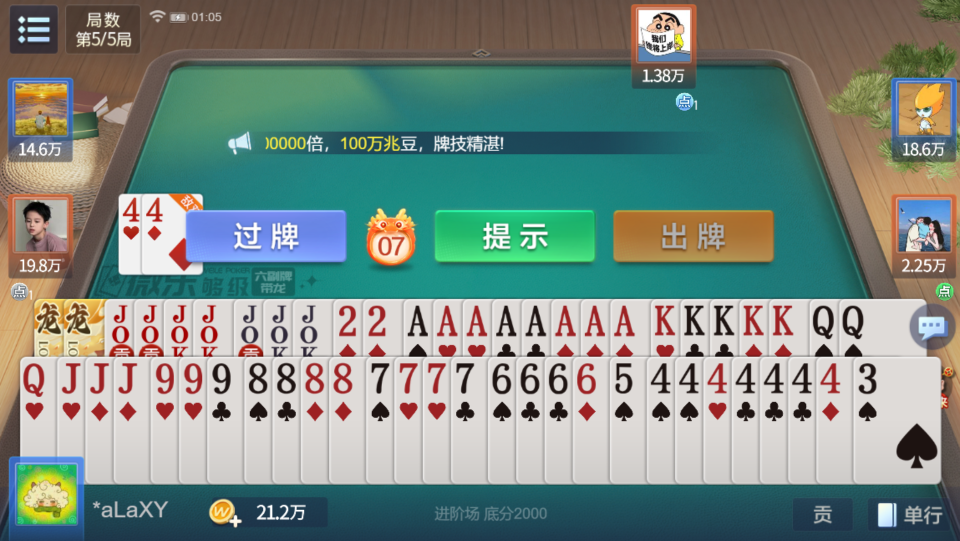
#> input picture test_window_capture2.png, 1919 x 1082 px (shown at 1/2 size); its folder holds only this picture in this run
$ python -i detector.py   (imports and definitions only)   (Python 2 division)
#> lines starting #> are read from the running program, lines starting #| are printed output that depends on the picture
import cv2
import numpy as np
import os
from config import BASE_W, BASE_H

class CardDetector:
    def __init__(self, template_dir="templates"):
        self.templates = {}
        self.ying_template = None
        self.min_gap = 20
        self._load_templates(template_dir)

    def _load_templates(self, path):
        if not os.path.exists(path): return
        for file in os.listdir(path):
            if not file.endswith('.png'): continue
            name = os.path.splitext(file)[0].upper()
            img = cv2.imread(os.path.join(path, file))
            if img is None: continue

            if name == "YING":
                self.ying_template = img
            else:
                gray = cv2.cvtColor(img, cv2.COLOR_BGR2GRAY)
                _, thresh = cv2.threshold(gray, 127, 255, cv2.THRESH_BINARY)
                self.templates[name] = thresh

    # [66 lines left out: functions _identify_joker, detect_player_cards, not called in this run]

    def detect_my_hands(self, raw_frame, debug=False):
        import cv2
        import numpy as np
        import config

        # 1. 区域截取与高质量缩放
        BASE_W, BASE_H = getattr(config, 'BASE_W', 1458), getattr(config, 'BASE_H', 820)
        # 【关键修改】：使用 INTER_LANCZOS4 保证拉伸后的数字边缘依然锐利
        std_frame = cv2.resize(raw_frame, (BASE_W, BASE_H), interpolation=cv2.INTER_LANCZOS4)

        rx, ry, rw, rh = 0.0, 0.52, 1.0, 0.45
        x, y, w, h = int(rx * BASE_W), int(ry * BASE_H), int(rw * BASE_W), int(rh * BASE_H)
        roi_raw = std_frame[y:y + h, x:x + w]

        debug_canvas = roi_raw.copy() if debug else None

        # 预生成缩放图
        roi_110 = cv2.resize(roi_raw, (int(w / 1.1), int(h / 1.1)), interpolation=cv2.INTER_LANCZOS4)
        roi_125 = cv2.resize(roi_raw, (int(w / 1.25), int(h / 1.25)), interpolation=cv2.INTER_LANCZOS4)

        results = {}
        # 【关键修改】：间距压到 10 像素，专门对付叠在一起的 4, 5, 6
        HAND_MIN_GAP = 10

        for name, temp in self.templates.items():
            if name == "YING":
                continue

            is_joker = (name == "JOKER")
            scale = 1.25 if is_joker else 1.1
            work_roi = roi_125 if is_joker else roi_110

            # 【关键修改】：全员降门槛。只要像数字，统统算进来
            current_threshold = 0.65 if not is_joker else 0.70

            best_loc = None
            # 增加一个更宽的二值化搜索范围
            for thresh_val in [140, 125, 155, 110]:
                work_gray = cv2.cvtColor(work_roi, cv2.COLOR_BGR2GRAY)
                _, work_bin = cv2.threshold(work_gray, thresh_val, 255, cv2.THRESH_BINARY)

                res = cv2.matchTemplate(work_bin, temp, cv2.TM_CCOEFF_NORMED)
                loc = np.where(res >= current_threshold)

                if len(loc[0]) > 0:
                    best_loc = loc
                    break

            if best_loc is not None:
                pts = sorted(zip(*best_loc[::-1]), key=lambda p: p[0])
                last_x = -100
                for pt in pts:
                    if abs(pt[0] - last_x) >= (HAND_MIN_GAP / scale):
                        tw, th = temp.shape[1], temp.shape[0]
                        display_name = "10" if name == "0" else name

                        if debug:
                            color = (0, 255, 0)
                            if is_joker:
                                display_name = self._identify_joker(work_roi, pt, tw, th)
                                color = (0, 0, 255) if "red" in display_name else (255, 0, 255)

                            draw_x = int(pt[0] * scale)
                            draw_y = int(pt[1] * scale)
                            cv2.rectangle(debug_canvas, (draw_x, draw_y),
                                          (draw_x + int(tw * scale), draw_y + int(th * scale)), color, 2)
                            cv2.putText(debug_canvas, display_name, (draw_x, draw_y - 5),
                                        cv2.FONT_HERSHEY_SIMPLEX, 0.5, color, 1)

                        results[display_name] = results.get(display_name, 0) + 1
                        last_x = pt[0]

                        # 如果开启了调试模式，把框画在 canvas 上
                        if debug:
                            draw_x = int(pt[0] * scale)
                            draw_y = int(pt[1] * scale)
                            draw_tw = int(tw * scale)
                            draw_th = int(th * scale)
                            cv2.rectangle(debug_canvas, (draw_x, draw_y),
                                          (draw_x + draw_tw, draw_y + draw_th), color, 2)
                            cv2.putText(debug_canvas, display_name, (draw_x, draw_y - 5),
                                        cv2.FONT_HERSHEY_SIMPLEX, 0.6, color, 2)

        # 3. 鹰(龙)牌色彩特征识别
        hsv_roi = cv2.cvtColor(roi_raw, cv2.COLOR_BGR2HSV)
        lower_gold = np.array([12, 130, 130])
        upper_gold = np.array([35, 255, 255])
        mask = cv2.inRange(hsv_roi, lower_gold, upper_gold)

        dilate_kernel = np.ones((10, 10), np.uint8)
        mask_clean = cv2.dilate(mask, dilate_kernel, iterations=2)

        mask_clean[0:35, :] = 0
        mask_clean[:, 0:35] = 0

        contours, _ = cv2.findContours(mask_clean, cv2.RETR_EXTERNAL, cv2.CHAIN_APPROX_SIMPLE)

        for cnt in contours:
            area = cv2.contourArea(cnt)
            x_gold, y_gold, w_gold, h_gold = cv2.boundingRect(cnt)

            if area > 150:
                aspect_ratio = w_gold / h_gold if h_gold > 0 else 0
                if 2000 < area < 25000 and x_gold < (w * 0.3) and y_gold < (h * 0.5):
                    if w_gold > 65 and h_gold > 60 and aspect_ratio > 0.65:

                        if w_gold > 115:
                            count = 1 + round((w_gold - 90) / 40)
                            count = max(2, int(count))
                        else:
                            count = 1

                        results["YING"] = results.get("YING", 0) + count

                        if debug:
                            cv2.rectangle(debug_canvas, (x_gold, y_gold), (x_gold + w_gold, y_gold + h_gold),
                                          (0, 255, 255), 2)
                            cv2.putText(debug_canvas, f"YING x{count}", (x_gold, y_gold - 5), cv2.FONT_HERSHEY_SIMPLEX,
                                        0.6, (0, 255, 255), 2)

        if debug:
            return results, debug_canvas
        return (results, debug_canvas) if debug else results
    # [17 lines left out: function visualize_all, not called in this run]

>>> import cv2
>>> picture = cv2.imread('test_window_capture2.png', cv2.IMREAD_GRAYSCALE)
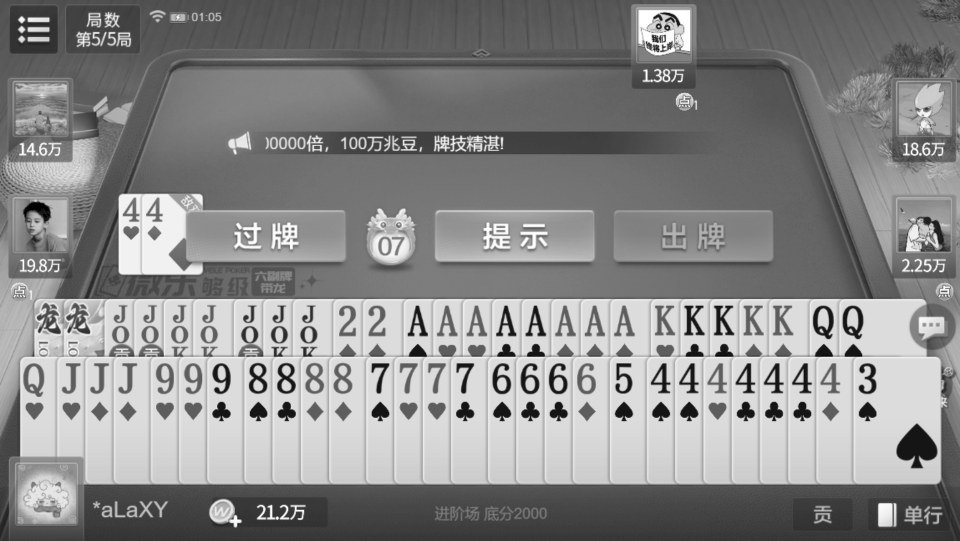
#> picture: shape (1082, 1919) (shown at 1/2 size); min 0, max 255, mean 136.6
>>> result = CardDetector().detect_my_hands(picture)
#> (the run stopped early here; a loop or call above may not have finished)

$ run again, on test_window_capture3.png
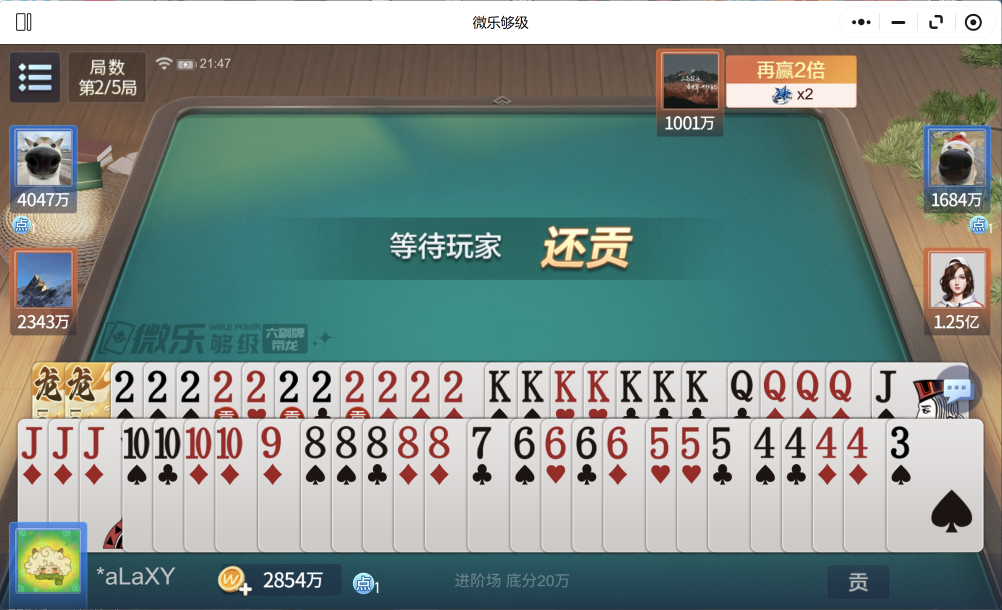
#> input picture test_window_capture3.png, 3006 x 1830 px (shown at 1/3 size)
#> `picture = cv2.imread('test_window_capture2.png', cv2.IMREAD_GRAYSCALE)`:
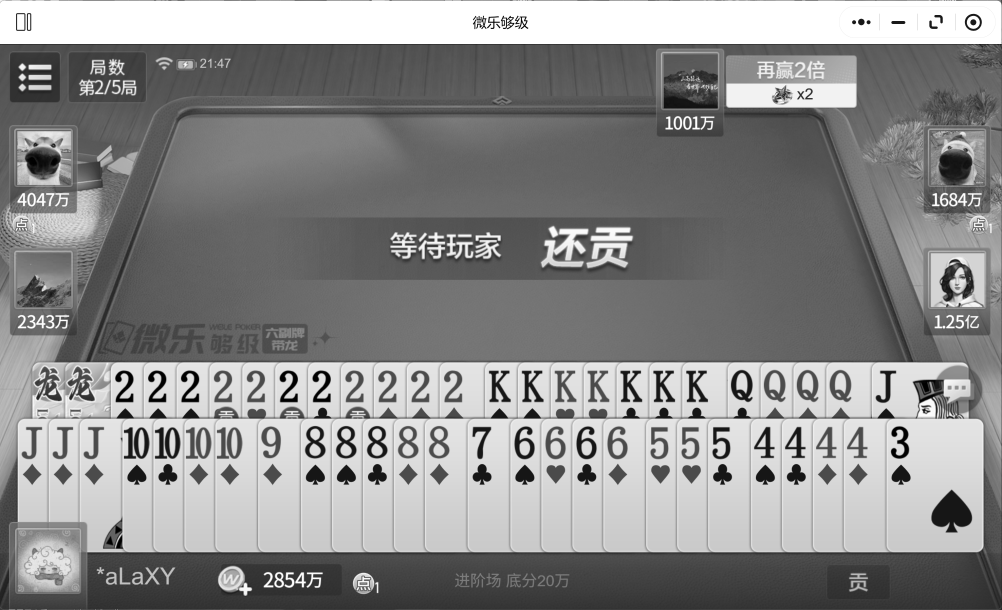
#> picture: shape (1830, 3006) (shown at 1/3 size); min 0, max 255, mean 138.4

$ run again, on test_window_capture4.png
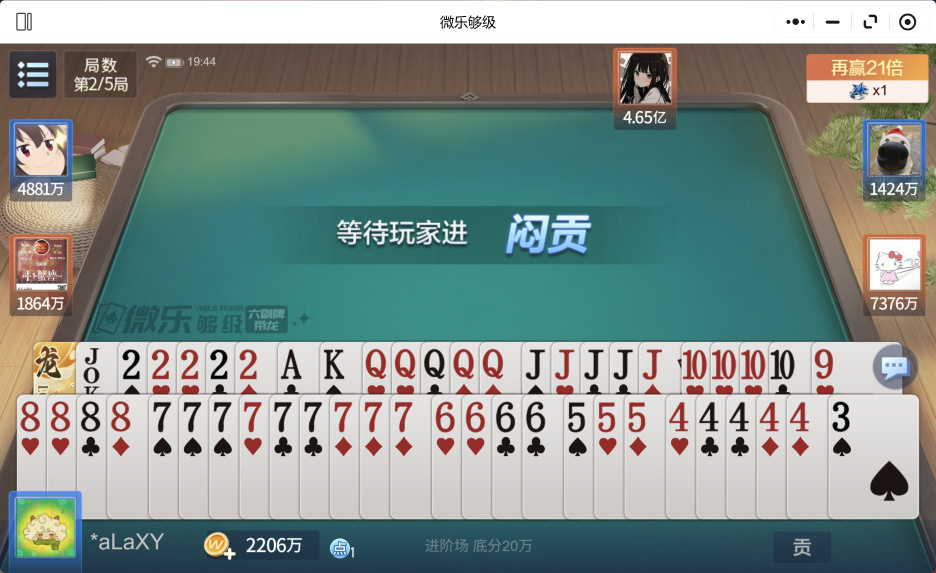
#> input picture test_window_capture4.png, 2808 x 1718 px (shown at 1/3 size)
#> `picture = cv2.imread('test_window_capture2.png', cv2.IMREAD_GRAYSCALE)`:
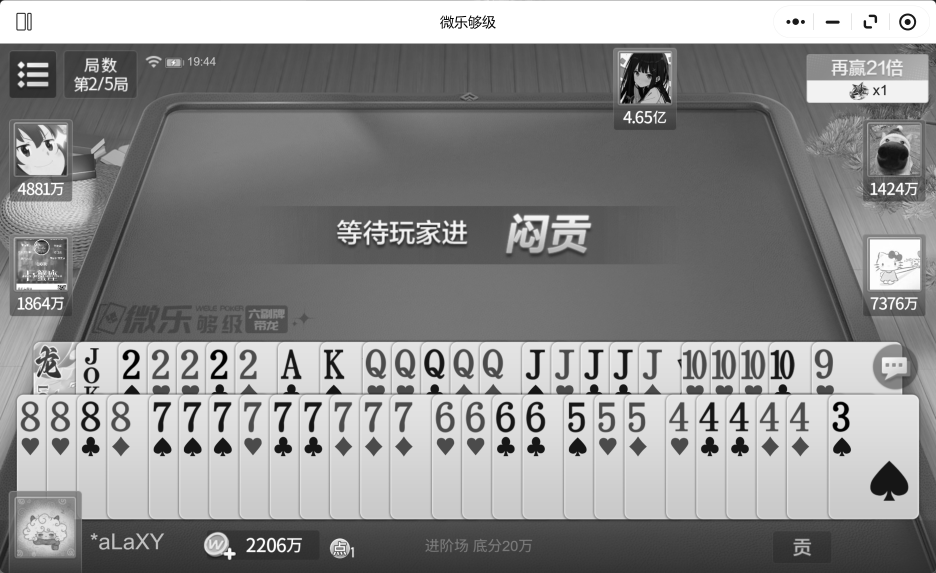
#> picture: shape (1718, 2808) (shown at 1/3 size); min 0, max 255, mean 140.3

$ run again, on test_window_capture5.png
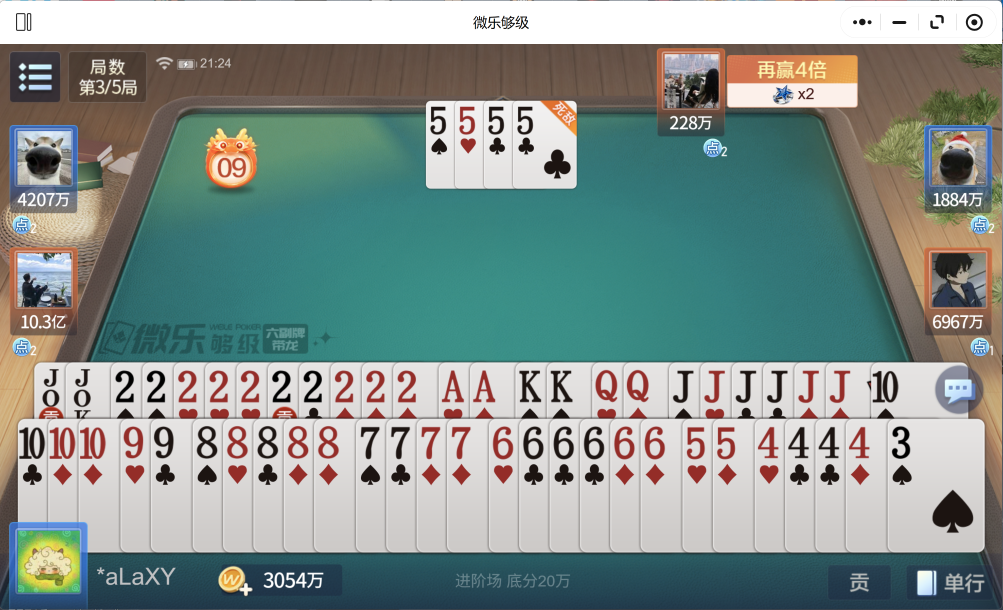
#> input picture test_window_capture5.png, 3008 x 1830 px (shown at 1/3 size)
#> `picture = cv2.imread('test_window_capture2.png', cv2.IMREAD_GRAYSCALE)`:
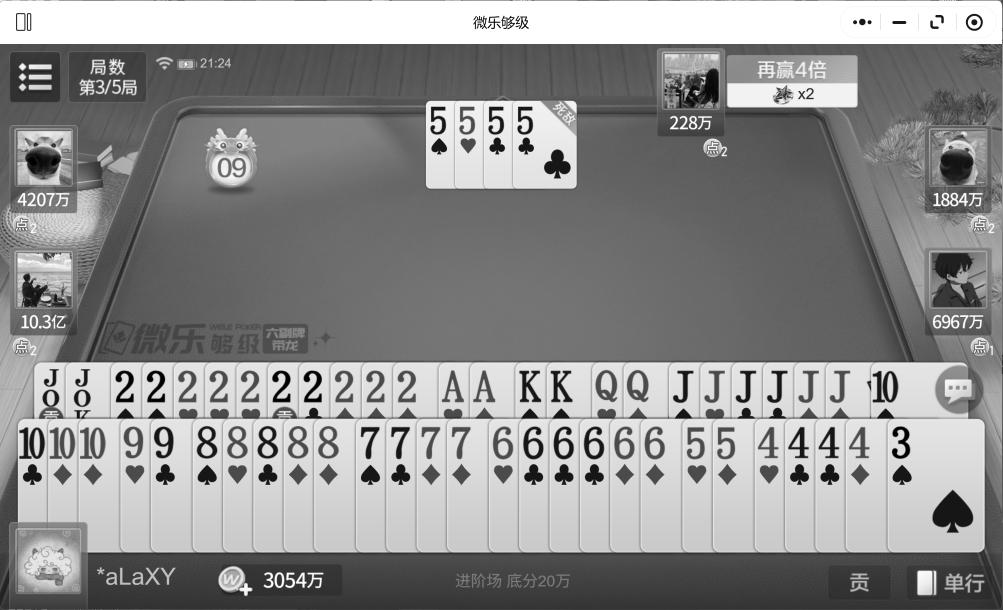
#> picture: shape (1830, 3008) (shown at 1/3 size); min 0, max 255, mean 141.6
